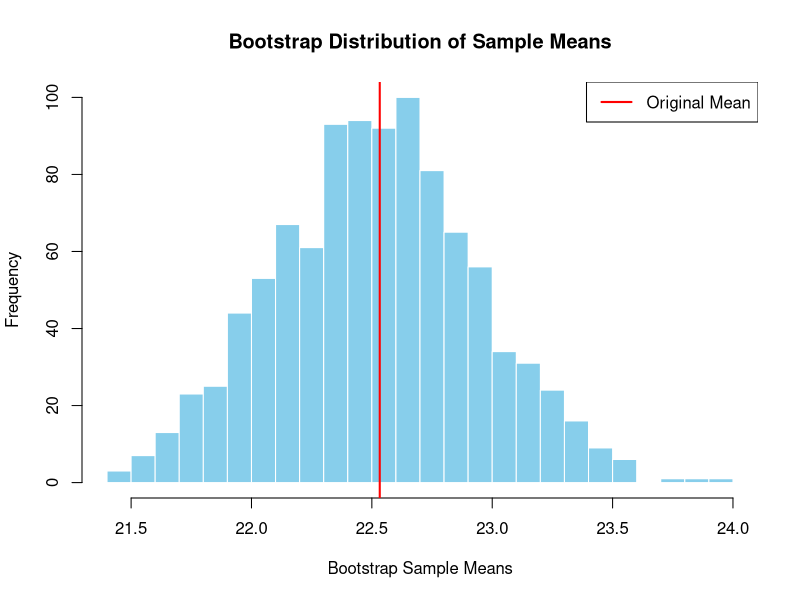
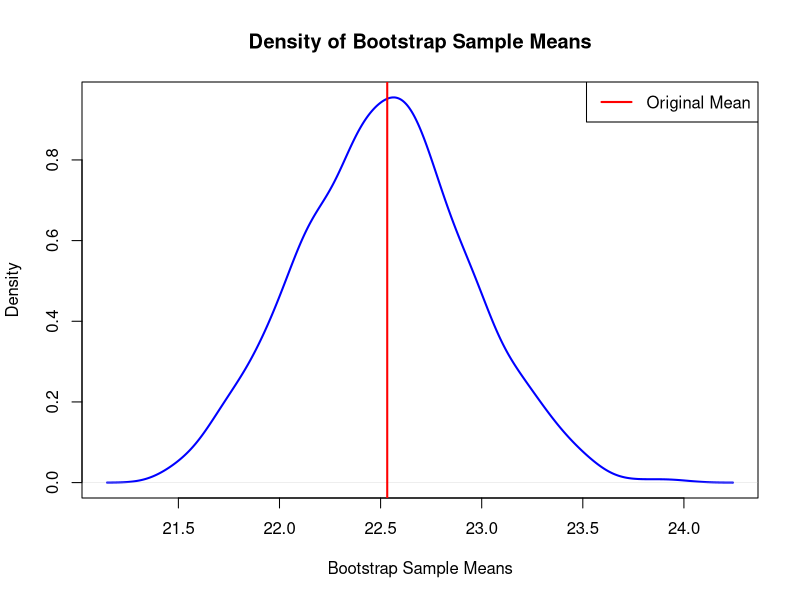
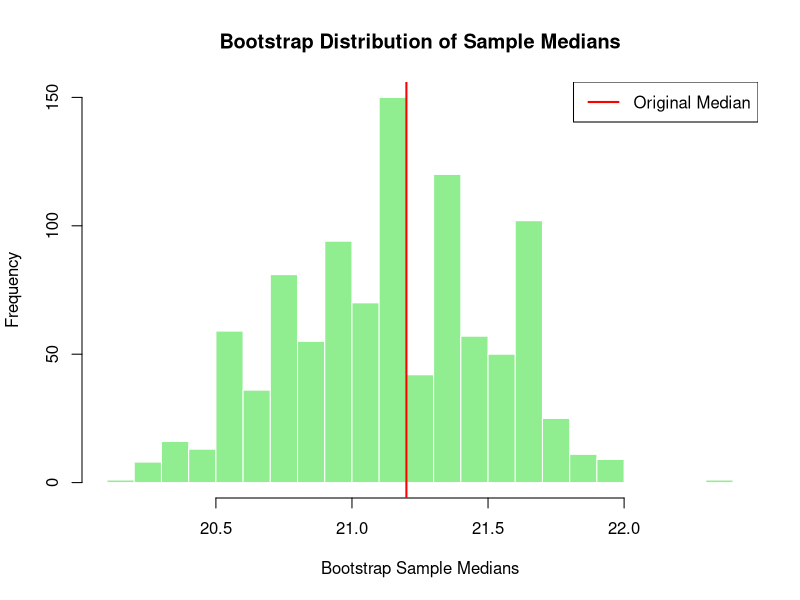
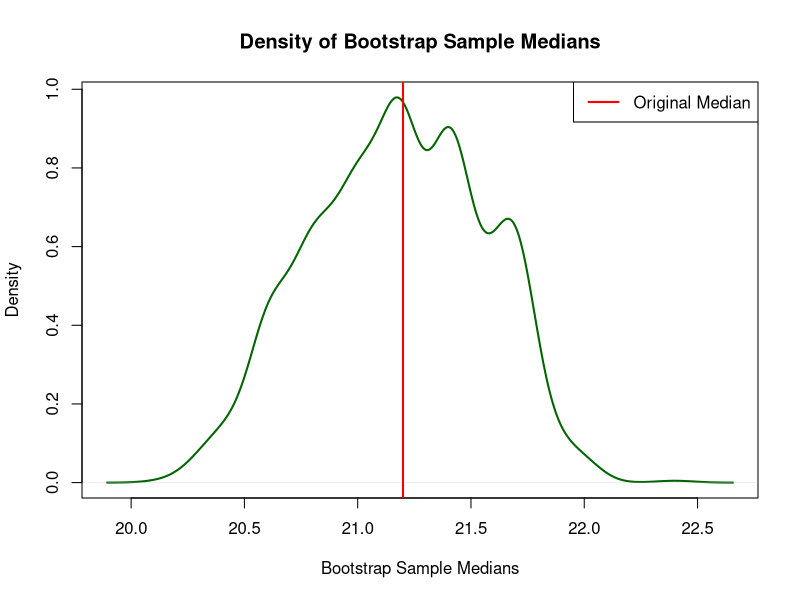
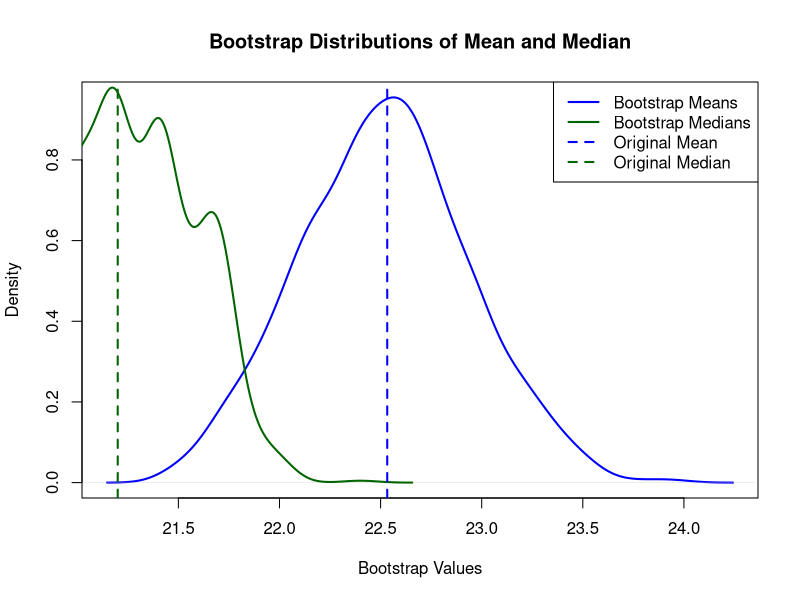
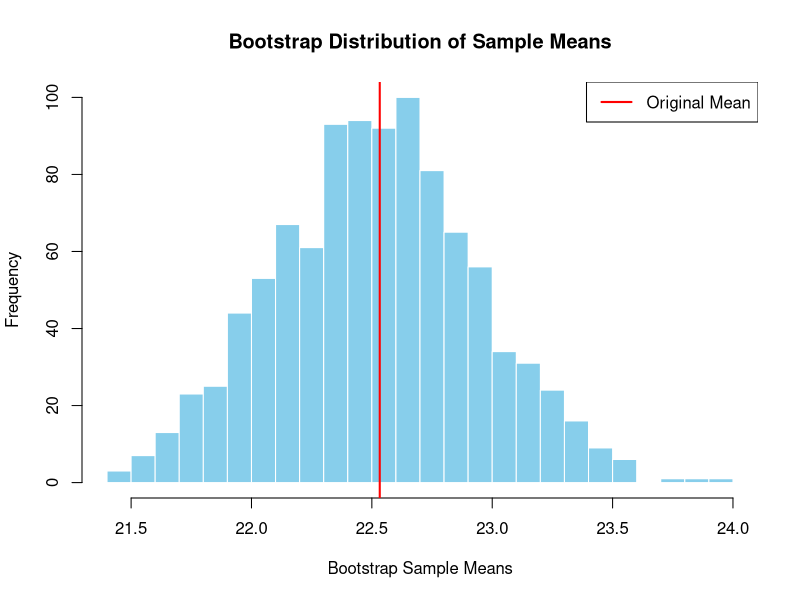
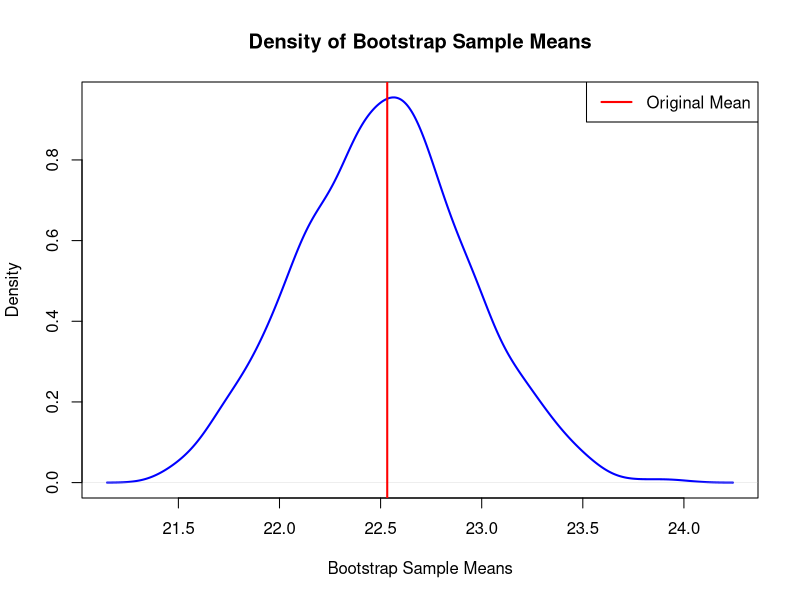
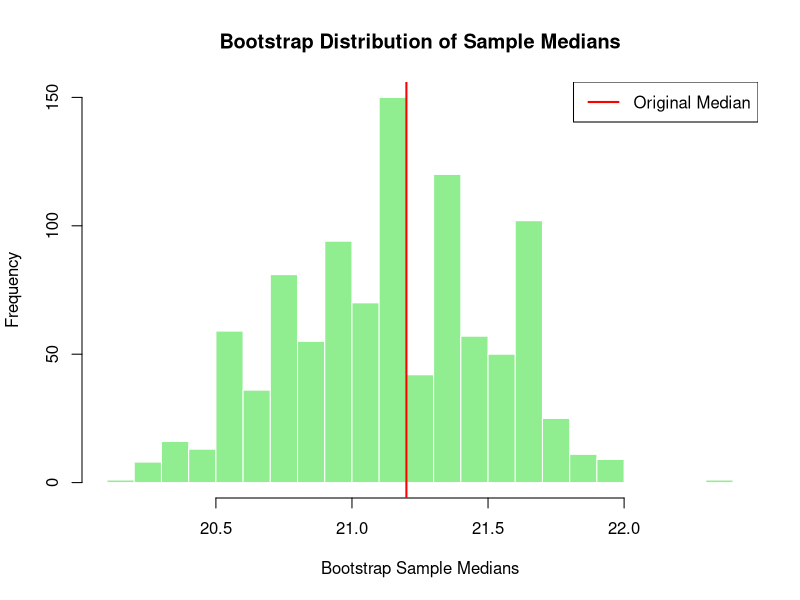

The R script that drew these images, in order:
#Load the Mass package
install.packages("MASS")
library(MASS)

#Load the Boston Housing Project data and check help page for details
?Boston
data("Boston")
View(Boston)

#Q1: Based on this data set, provide an estimate for the population mean of medv. Call this estimate μˆ.
#medv: median value of owner-occupied homes in $1000s.
#Population mean of medv
mu_hat <- mean(Boston$medv)
mu_hat
#Ans: 22.5328
#interpretation: The average median value of owner-occupied homes in the Boston area is approximately $22,532.80, 
#based on this sample. This value represents the central tendency of home values in the population.

#Q2:Provide an estimate of the standard error of μˆ. Interpret this result.
#Sample size
n <- nrow(Boston)
#Standard error of mu_hat(pop. mean of medv)
se_mu_hat <- sd(Boston$medv) / sqrt(n)
se_mu_hat
#Ans: 0.4089
#Interpretation: The standard error of 0.4089 indicates the expected variability in our estimate of the mean 
#if we were to repeatedly sample from the population. In other words, this is the average deviation of our sample mean from the true population mean.

#Q3:Now estimate the standard error of the sample mean μˆ using the bootstrap.
#How does this compare to your answer from (Q2)

# Steps:
# Resample the data with replacement.
# Compute the mean for each resample.
# Repeat this process many times (e.g., 1000 iterations).
# Calculate the standard deviation of the bootstrap sample means as the bootstrap estimate of SE.

# Set seed for reproducibility
set.seed(123)

# Number of bootstrap iterations
n_bootstrap <- 1000

# Bootstrap sampling
bootstrap_means <- replicate(n_bootstrap, {
  sample_data <- sample(Boston$medv, replace = TRUE)
  mean(sample_data)
})

# Bootstrap estimate of SE
bootstrap_se_mu_hat <- sd(bootstrap_means)
bootstrap_se_mu_hat
#Ans:0.4185
#Interpretation: The bootstrap estimate of the standard error of the mean is slightly larger than the analytical estimate (0.4089 vs. 0.4185). This small difference suggests that the formula-based and bootstrap-based methods are consistent, 
# but bootstrap often accounts for potential non-normality or sampling variability more robustly.


# Q4:Based on this data set, provide an estimate for the median value of medv 
# in the population. Call it as μˆmedian.
# Estimate for the population median
mu_hat_median <- median(Boston$medv)
mu_hat_median
#Ans: 21.2
# The median value of owner-occupied homes is $21,200, suggesting that 50% of the homes have a value below this amount,and 50% are above. 
# This is a robust measure of central tendency, especially when the data may be skewed.

# Q5: We now estimate the standard error of sample median μˆmedian. 
# Unfortunately, there is no simple formula for computing the standard error of the median. 
# Instead, estimate the standard error of the sample median μˆmedian using the bootstrap. 
# Comment on your findings.

# Bootstrap sampling for the median
bootstrap_medians <- replicate(n_bootstrap, {
  sample_data <- sample(Boston$medv, replace = TRUE)
  median(sample_data)
})

# Bootstrap estimate of SE for the median
bootstrap_se_mu_hat_median <- sd(bootstrap_medians)
bootstrap_se_mu_hat_median

#Ans: 0.3780
#Interpretation:The standard error for the sample median, estimated via bootstrap, is 0.3780. This indicates the expected variability in the sample median if we repeatedly draw samples from the population. Unlike the mean, there is no simple formula for the SE of the median, 
# and bootstrap provides a practical approach to estimate this uncertainty.


#Visualization of results of the bootstrap statistics (mean and median) and 
#Compare them to the original estimates.

# Histogram for bootstrap means
hist(bootstrap_means, breaks = 30, main = "Bootstrap Distribution of Sample Means",
     xlab = "Bootstrap Sample Means", col = "skyblue", border = "white")
abline(v = mu_hat, col = "red", lwd = 2) # Add line for original mean
legend("topright", legend = c("Original Mean"), col = c("red"), lty = 1, lwd = 2)


# Density plot for bootstrap means
plot(density(bootstrap_means), main = "Density of Bootstrap Sample Means",
     xlab = "Bootstrap Sample Means", col = "blue", lwd = 2)
abline(v = mu_hat, col = "red", lwd = 2) # Add line for original mean
legend("topright", legend = c("Original Mean"), col = c("red"), lty = 1, lwd = 2)

# Histogram for bootstrap medians
hist(bootstrap_medians, breaks = 30, main = "Bootstrap Distribution of Sample Medians",
     xlab = "Bootstrap Sample Medians", col = "lightgreen", border = "white")
abline(v = mu_hat_median, col = "red", lwd = 2) # Add line for original median
legend("topright", legend = c("Original Median"), col = c("red"), lty = 1, lwd = 2)

# Density plot for bootstrap medians
plot(density(bootstrap_medians), main = "Density of Bootstrap Sample Medians",
     xlab = "Bootstrap Sample Medians", col = "darkgreen", lwd = 2)
abline(v = mu_hat_median, col = "red", lwd = 2) # Add line for original median
legend("topright", legend = c("Original Median"), col = c("red"), lty = 1, lwd = 2)

# Compare density plots for means and medians
plot(density(bootstrap_means), col = "blue", lwd = 2, 
     main = "Bootstrap Distributions of Mean and Median",
     xlab = "Bootstrap Values")
lines(density(bootstrap_medians), col = "darkgreen", lwd = 2)
abline(v = mu_hat, col = "blue", lty = 2, lwd = 2) # Original mean
abline(v = mu_hat_median, col = "darkgreen", lty = 2, lwd = 2) # Original median
legend("topright", 
       legend = c("Bootstrap Means", "Bootstrap Medians", "Original Mean", "Original Median"), 
       col = c("blue", "darkgreen", "blue", "darkgreen"), 
       lty = c(1, 1, 2, 2), lwd = 2)

#Save these plots in figures directory:
# Save Histogram for Bootstrap Means
png("figures/bootstrap_means_hist.png", width = 800, height = 600)
hist(bootstrap_means, breaks = 30, main = "Bootstrap Distribution of Sample Means",
     xlab = "Bootstrap Sample Means", col = "skyblue", border = "white")
abline(v = mu_hat, col = "red", lwd = 2)
legend("topright", legend = c("Original Mean"), col = c("red"), lty = 1, lwd = 2)
dev.off()

# Save Density Plot for Bootstrap Means
png("figures/bootstrap_means_density.png", width = 800, height = 600)
plot(density(bootstrap_means), main = "Density of Bootstrap Sample Means",
     xlab = "Bootstrap Sample Means", col = "blue", lwd = 2)
abline(v = mu_hat, col = "red", lwd = 2)
legend("topright", legend = c("Original Mean"), col = c("red"), lty = 1, lwd = 2)
dev.off()

# Save Histogram for Bootstrap Medians
png("figures/bootstrap_medians_hist.png", width = 800, height = 600)
hist(bootstrap_medians, breaks = 30, main = "Bootstrap Distribution of Sample Medians",
     xlab = "Bootstrap Sample Medians", col = "lightgreen", border = "white")
abline(v = mu_hat_median, col = "red", lwd = 2)
legend("topright", legend = c("Original Median"), col = c("red"), lty = 1, lwd = 2)
dev.off()

# Save Density Plot for Bootstrap Medians
png("figures/bootstrap_medians_density.png", width = 800, height = 600)
plot(density(bootstrap_medians), main = "Density of Bootstrap Sample Medians",
     xlab = "Bootstrap Sample Medians", col = "darkgreen", lwd = 2)
abline(v = mu_hat_median, col = "red", lwd = 2)
legend("topright", legend = c("Original Median"), col = c("red"), lty = 1, lwd = 2)
dev.off()

# Save Comparison Plot of Means and Medians
png("figures/bootstrap_comparison_density.png", width = 800, height = 600)
plot(density(bootstrap_means), col = "blue", lwd = 2, 
     main = "Bootstrap Distributions of Mean and Median",
     xlab = "Bootstrap Values")
lines(density(bootstrap_medians), col = "darkgreen", lwd = 2)
abline(v = mu_hat, col = "blue", lty = 2, lwd = 2)
abline(v = mu_hat_median, col = "darkgreen", lty = 2, lwd = 2)
legend("topright", 
       legend = c("Bootstrap Means", "Bootstrap Medians", "Original Mean", "Original Median"), 
       col = c("blue", "darkgreen", "blue", "darkgreen"), 
       lty = c(1, 1, 2, 2), lwd = 2)
dev.off()




